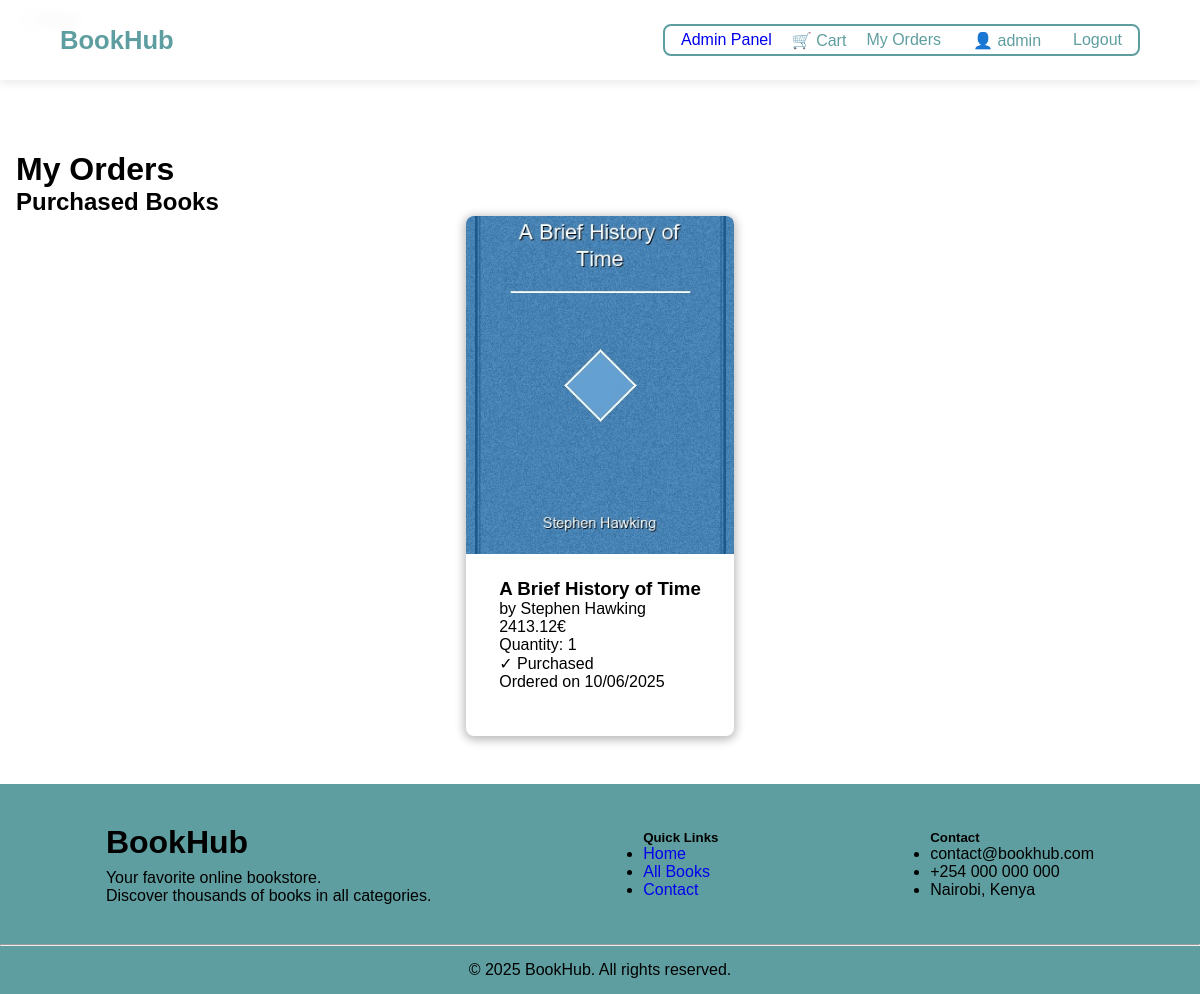
The page /my-orders/ (signed in) on the database its author committed.
### core/models.py (models this page shows, shortened)
class User(AbstractUser):
    ROLE_CHOICES = (
        ('customer', 'Customer'),
        ('admin', 'Administrator'),
    )
    role = models.CharField(max_length=20, choices=ROLE_CHOICES, default='customer')
    phone_number = models.CharField(max_length=15, blank=True)
    address = models.TextField(blank=True)
    created_at = models.DateTimeField(auto_now_add=True)

class OrderItem(models.Model):
    order = models.ForeignKey(Order, on_delete=models.CASCADE)
    book = models.ForeignKey(Book, on_delete=models.CASCADE)
    quantity = models.IntegerField(validators=[MinValueValidator(1)])
    price = models.DecimalField(max_digits=10, decimal_places=2)

class Book(models.Model):
    title = models.CharField(max_length=200)
    author = models.ForeignKey(Author, on_delete=models.CASCADE)
    category = models.ForeignKey(Category, on_delete=models.CASCADE)
    isbn = models.CharField(max_length=13, unique=True)
    description = models.TextField()
    price = models.DecimalField(max_digits=10, decimal_places=2, validators=[MinValueValidator(0)])
    stock_quantity = models.IntegerField(validators=[MinValueValidator(0)])
    cover_image = models.ImageField(upload_to='book_covers/', blank=True, null=True)
    created_at = models.DateTimeField(auto_now_add=True)
    updated_at = models.DateTimeField(auto_now=True)

class Author(models.Model):
    name = models.CharField(max_length=200)
    bio = models.TextField(blank=True)
    created_at = models.DateTimeField(auto_now_add=True)

class Order(models.Model):
    STATUS_CHOICES = (
        ('pending', 'Pending'),
        ('confirmed', 'Confirmed'),
        ('shipped', 'Shipped'),
        ('delivered', 'Delivered'),
        ('cancelled', 'Cancelled'),
    )
    user = models.ForeignKey(User, on_delete=models.CASCADE)
    order_number = models.CharField(max_length=20, unique=True)
    total_amount = models.DecimalField(max_digits=10, decimal_places=2)
    status = models.CharField(max_length=20, choices=STATUS_CHOICES, default='pending')
    shipping_address = models.TextField()
    created_at = models.DateTimeField(auto_now_add=True)
    updated_at = models.DateTimeField(auto_now=True)

### core/views.py (the view)
# urls.py: path('my-orders/', views.my_orders, name='my_orders'),
@login_required
def my_orders(request):
    purchased_books = OrderItem.objects.filter(order__user=request.user).select_related('book', 'order')
    cart_books = []
    try:
        cart = Cart.objects.get(user=request.user)
        cart_books = CartItem.objects.filter(cart=cart).select_related('book')
    except Cart.DoesNotExist:
        pass
    return render(request, 'core/my_orders.html', {
        'purchased_books': purchased_books,
        'cart_books': cart_books
    })

### core/templates/core/my_orders.html (shortened to what this page needs)
{% extends 'core/base.html' %}
{% block content %}
<div class="container" style="margin-top: 10vh;">
    <h1>My Orders</h1>
    {% if purchased_books or cart_books %}
        <div class="orders-section">
            {% if purchased_books %}
                <div>
                    <h2>Purchased Books</h2>
                    <div class="sous_section_two">
                            {% for item in purchased_books %}
                                <div class="book_list" >
                                    {% if item.book.cover_image %}
                                        <img src="{{ item.book.cover_image.url }}" alt="{{ item.book.title }}"style="height:65%" class="book-cover">
                                    {% else %}
                                        <div class="no-image">No image</div>
                                    {% endif %}
                                    <div class="book-info">
                                        <h3>{{ item.book.title }}</h3>
                                        <p class="author">by {{ item.book.author.name }}</p>
                                        <p class="price">{{ item.price }}€</p>
                                        <p class="quantity">Quantity: {{ item.quantity }}</p>
                                        <p class="status purchased">✓ Purchased</p>
                                        <p class="order-date">Ordered on {{ item.order.created_at|date:"m/d/Y" }}</p>
                                    </div>
                                </div>
                            {% endfor %}
                    </div>
                </div>
            {% endif %}
        </div>
    {% else %}
        <div class="empty-orders" style="height: 49vh; display: grid; place-items: center;">
            <p>You haven't purchased any books yet and your cart is empty.</p>
            <a href="{% url 'book_list' %}" class="btn btn-primary">Discover our books</a>
        </div>
    {% endif %}
</div>
{% endblock %}

### core/templates/core/includes/header.html
<nav class="header">
    <div class="sous_header">
        <a href="{% url 'home' %}" class="title_header">BookHub</a>
            <ul>
                {% if user.is_authenticated and user.is_superuser or user.role == 'admin' %}
                    <li><a href="{% url 'admin_panel' %}">Admin Panel</a></li>
                {% endif %}
                {% if user.is_authenticated %}
                    <li>
                        <a href="{% url 'cart_detail' %}" id="cart-link" style="color: cadetblue; display: flex;align-items: center;">
                            🛒 Cart<span id="cart-count" style="display: none;"> 0</span>
                        </a>
                    </li>
                    <li>
                        <a style="color: cadetblue;" href="{% url 'my_orders' %}">My Orders</a>
                        <span style="color: cadetblue; display: flex;align-items: center;">
                            👤 {{ user.username }}
                        </span>
                        <a href="#" style="color: cadetblue;" onclick="confirmLogout()">Logout</a>
                    </li>
                {% else %}
                    <a style="color: cadetblue;" href="{% url 'login' %}">Login</a>
                {% endif %}
            </ul>
    </div>
</nav>

### static/css/style.css (style rules this page uses)
* { margin: 0; padding: 0; box-sizing: border-box; font-family: 'Arial', sans-serif; }
.header { height: 10vh; text-align: center; display: flex; justify-content: space-between; align-items: center; position: fixed; top: 0; width: 100%; backdrop-filter: blur(5px); background: rgba(255, 255, 255, 0.95); z-index: 1000; box-shadow: 0 2px 10px rgba(0,0,0,0.1); }
.title_header { color: cadetblue; font-weight: bold; font-size: 1.6rem; }
.sous_header { width: 90%; margin: auto; display: flex; justify-content: space-between; align-items: center; }
.header ul { list-style: none; display: flex; align-items: center; gap: 20px; border: solid 2px; border-radius: .5rem; padding: .3rem 1rem; color: cadetblue; }
a:-webkit-any-link { text-decoration: none; }
.header ul li { display: flex; gap: 2rem; }
.sous_section_two { display: flex; width: 100%; justify-content: space-around; align-items: center; flex-wrap: wrap; }
.book_list { width: 23%; height: 65vh; margin-bottom: 1rem ; border-radius: .5rem; display: flex; flex-direction: column; align-items: center; box-shadow: 0px 2px 10px 2px rgba(0, 0, 0, 0.274); }
.book_list img { width: 100%; height: 75%; border-radius: .5rem .5rem 0 0; object-fit: cover; }

### static/css/books.css (style rules this page uses)
.container { max-width: 1200px; margin: 0 auto; padding: 2rem 1rem; }
.book-cover { height: 300px; overflow: hidden; position: relative; display: flex; align-items: center; justify-content: center; background: #f8f9fa; }
.book-info { padding: 1.5rem; }

### rows shown on the page
User: username "admin"
OrderItem: book.cover_image (picture), book "A Brief History of Time", book.author.name "Stephen Hawking", price "2413.12", quantity "1", order.created_at "10/06/2025"
